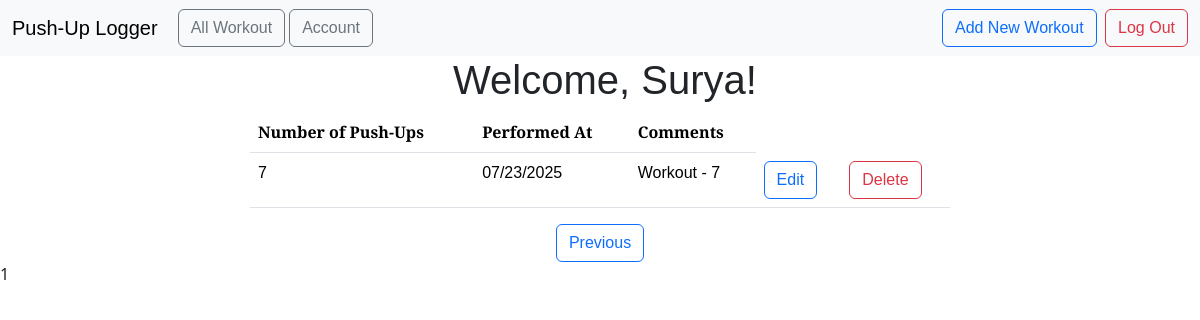
The app's page /workouts?page=3 (signed in) with its own data.
### app/models.py (models this page shows)
class User(db.Model, UserMixin):
  id = db.Column(db.Integer, primary_key=True)
  name = db.Column(db.String(100), nullable=False)
  email = db.Column(db.String(120), unique=True, nullable=False)
  password = db.Column(db.String(200), nullable=False)

class Workout(db.Model):
  id = db.Column(db.Integer, primary_key=True)
  user_id = db.Column(db.Integer, db.ForeignKey('user.id'), nullable=False)
  date = db.Column(db.DateTime, nullable=False)
  pushups = db.Column(db.Integer, nullable=False)
  comments = db.Column(db.String(200), nullable=True)
  user = db.relationship('User', backref=db.backref('workouts', lazy=True))

### app/main.py (the view)
@main.route('/workouts')
@login_required
def workouts():
  page = request.args.get('page', 1, type=int)
  workouts = Workout.query.filter_by(user_id=current_user.id).paginate(page=page, per_page=3)
  return render_template('workouts.html', workouts=workouts)

### app/__init__.py (called while the page is built)
def create_app():
  app = Flask(__name__)
  app.config['SECRET_KEY'] = 'secret-key-goes-here'
  app.config['SQLALCHEMY_DATABASE_URI'] = 'sqlite:///sqlite.db'
  db.init_app(app)
  login_manager = LoginManager()
  login_manager.init_app(app)
  login_manager.login_view = 'auth.login'
  from app.models import User
  @login_manager.user_loader
  def load_user(user_id):
    return User.query.get(int(user_id))
  from .main import main as main_blueprint
  from .auth import auth as auth_blueprint
  app.register_blueprint(main_blueprint)
  app.register_blueprint(auth_blueprint)
  with app.app_context():
    db.create_all()  # Create database tables
  return app

### app/templates/workouts.html (shortened to what this page needs)
{% extends "base.html" %} {% block head %} {{ super() }}
<link rel="stylesheet" href="{{ url_for('static', filename= 'extended_beauty.css') }}" />
{% endblock %} {% block content %}
<center>
  <h1>
    Welcome, {{ current_user.name }}!
  </h1>
  <div>
    <table class="table table-hover" style="width: 700px;">
      <thead class="thead-dark">
        <tr>
          <th scope="col">Number of Push-Ups</th>
          <th scope="col">Performed At</th>
          <th scope="col">Comments</th>
        </tr>
      </thead>
      <tbody>
        {% for workout in workouts %}
        <tr>
          <td>{{ workout.pushups }}</td>
          <td>{{ workout.date.strftime('%m/%d/%Y') }}</td>
          <td>{{ workout.comments }}</td>
          <td>
            <a href="{{ url_for('main.update_workout', workout_id=workout.id) }}" class="btn btn-outline-primary"
              role="button">
              Edit
            </a>
          </td>
          <td>
            <a href="{{ url_for('main.delete_workout', workout_id=workout.id) }}" class="btn btn-outline-danger"
              role="button">
              Delete
            </a>
          </td>
        </tr>
        {% endfor %}
      </tbody>
    </table>
  </div>
  <div>
    {% if workouts.has_prev %}
    <a href="{{ url_for('main.workouts', page=workouts.prev_num) }}" class="btn btn-outline-primary">Previous</a>
    {% endif %}
  </div>
</center>1
{% endblock %}

### app/static/beauty.css (style rules this page uses)
* { font-family: "Arvo", sans-serif; }

### app/static/extended_beauty.css (style rules this page uses)
h1, h2, h4, p { font-family: "Arvo", sans-serif; margin-left: 10px; }

### records on screen
User: name "Surya"
Workout: pushups "7", date "07/23/2025", comments "Workout - 7"
